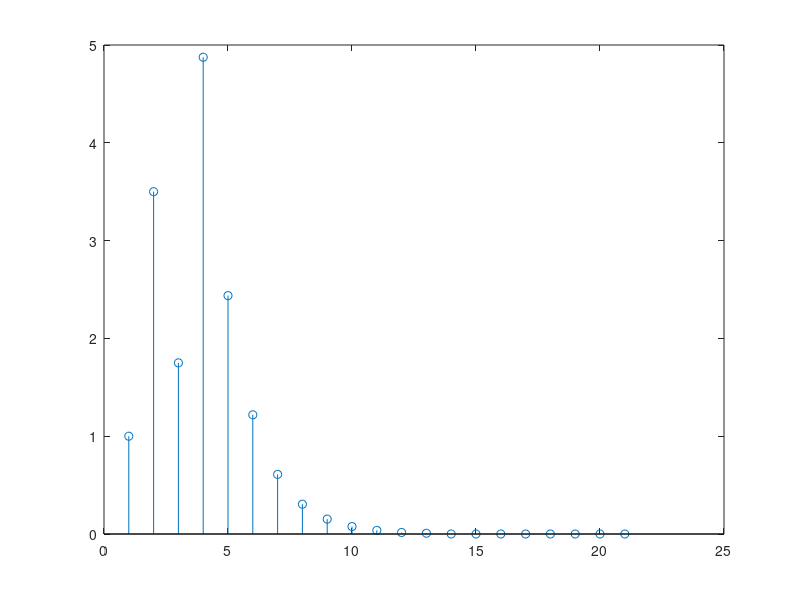

The MATLAB script that drew this image:
n = 0:10;
u = [(n)>=0];
u10 = [(n-10)>=0];
h = ((0.5).^n).*(u - u10);
x = [(n)==0] + 3.*[(n-1)==0] + 4.*[(n-3)==0];
y = conv(h,x);
stem(y);
